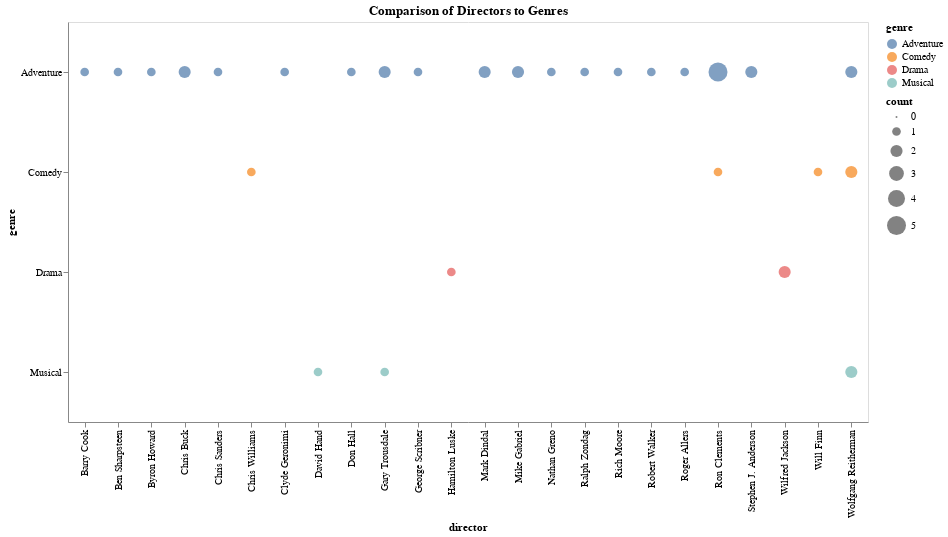

The code cell stored with this chart in its notebook:
### Markdown cell above
Now that we have clean data lets graph it using Altair

### Code cell
# Count the occurrences of each director-genre pair
count_df = tidy_merged_df.groupby(['director', 'genre']).size().reset_index(name='count')

# Plotting with Altair
tidy_merged_chart = alt.Chart(count_df, width=800, height=400,).mark_circle().encode(
                 x='director:N',
                 y='genre:N',
              size='count:Q',
             color='genre:N',
).properties(title='Comparison of Directors to Genres')

tidy_merged_chart

### Figure 1 — Vega-Lite specification as saved in the notebook (floating-point values rounded to 4 significant figures)
{"config": {"view": {"continuousWidth": 400, "continuousHeight": 300}}, "data": {"name": "data-bc4f54b7e057a3e78d3e0b1e9482c490"}, "mark": "circle", "encoding": {"color": {"type": "nominal", "field": "genre"}, "size": {"type": "quantitative", "field": "count"}, "x": {"type": "nominal", "field": "director"}, "y": {"type": "nominal", "field": "genre"}}, "height": 400, "title": "Comparison of Directors to Genres", "width": 800, "$schema": "https://vega.github.io/schema/vega-lite/v4.8.1.json", "datasets": {"data-bc4f54b7e057a3e78d3e0b1e9482c490": [{"director": "Barry Cook", "genre": "Adventure", "count": 1}, {"director": "Ben Sharpsteen", "genre": "Adventure", "count": 1}, {"director": "Byron Howard", "genre": "Adventure", "count": 1}, {"director": "Chris Buck", "genre": "Adventure", "count": 2}, {"director": "Chris Sanders", "genre": "Adventure", "count": 1}, {"director": "Chris Williams", "genre": "Comedy", "count": 1}, {"director": "Clyde Geronimi", "genre": "Adventure", "count": 1}, {"director": "David Hand", "genre": "Musical", "count": 1}, {"director": "Don Hall", "genre": "Adventure", "count": 1}, {"director": "Gary Trousdale", "genre": "Adventure", "count": 2}, {"director": "Gary Trousdale", "genre": "Musical", "count": 1}, {"director": "George Scribner", "genre": "Adventure", "count": 1}, {"director": "Hamilton Luske", "genre": "Drama", "count": 1}, {"director": "Mark Dindal", "genre": "Adventure", "count": 2}, {"director": "Mike Gabriel", "genre": "Adventure", "count": 2}, {"director": "Nathan Greno", "genre": "Adventure", "count": 1}, {"director": "Ralph Zondag", "genre": "Adventure", "count": 1}, {"director": "Rich Moore", "genre": "Adventure", "count": 1}, {"director": "Robert Walker", "genre": "Adventure", "count": 1}, {"director": "Roger Allers", "genre": "Adventure", "count": 1}, {"director": "Ron Clements", "genre": "Adventure", "count": 5}, {"director": "Ron Clements", "genre": "Comedy", "count": 1}, {"director": "Stephen J. Anderson", "genre": "Adventure", "count": 2}, {"director": "Wilfred Jackson", "genre": "Drama", "count": 2}, {"director": "Will Finn", "genre": "Comedy", "count": 1}, {"director": "Wolfgang Reitherman", "genre": "Adventure", "count": 2}, {"director": "Wolfgang Reitherman", "genre": "Comedy", "count": 2}, {"director": "Wolfgang Reitherman", "genre": "Musical", "count": 2}]}}
